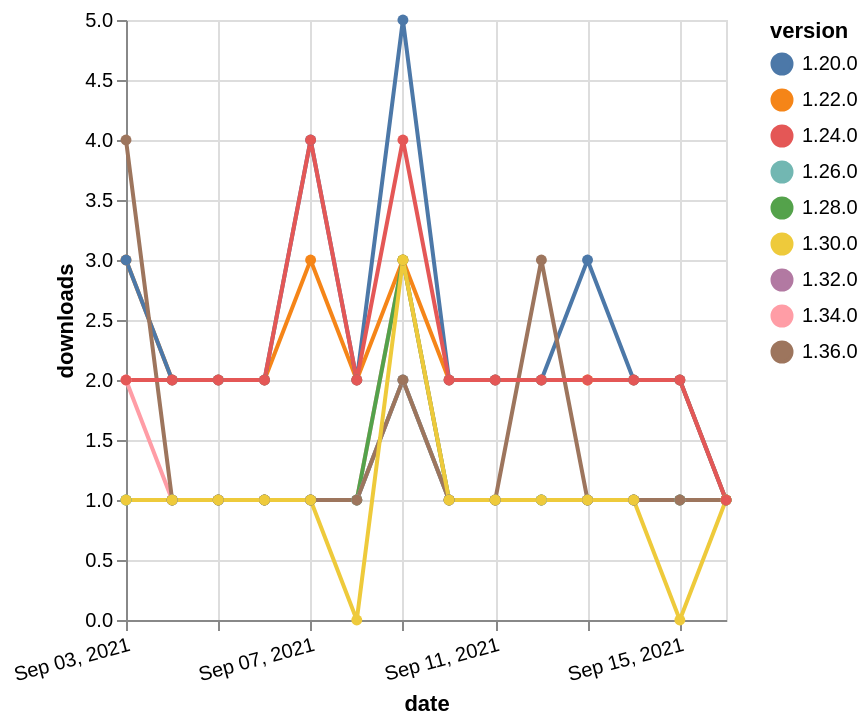

Vega-Lite specification stored for this chart:
### Vega-Lite specification from a JSON file in a GitHub repository (floating-point values rounded to 4 significant figures)
{"$schema": "https://vega.github.io/schema/vega-lite/v5.json", "description": "A simple bar chart with embedded data.", "data": {"values": [{"date": "2021-09-03", "total": 180, "delta": 2, "version": "1.34.0"}, {"date": "2021-09-04", "total": 181, "delta": 1, "version": "1.34.0"}, {"date": "2021-09-05", "total": 182, "delta": 1, "version": "1.34.0"}, {"date": "2021-09-06", "total": 183, "delta": 1, "version": "1.34.0"}, {"date": "2021-09-07", "total": 184, "delta": 1, "version": "1.34.0"}, {"date": "2021-09-08", "total": 185, "delta": 1, "version": "1.34.0"}, {"date": "2021-09-09", "total": 188, "delta": 3, "version": "1.34.0"}, {"date": "2021-09-10", "total": 189, "delta": 1, "version": "1.34.0"}, {"date": "2021-09-11", "total": 190, "delta": 1, "version": "1.34.0"}, {"date": "2021-09-12", "total": 191, "delta": 1, "version": "1.34.0"}, {"date": "2021-09-13", "total": 192, "delta": 1, "version": "1.34.0"}, {"date": "2021-09-14", "total": 193, "delta": 1, "version": "1.34.0"}, {"date": "2021-09-15", "total": 194, "delta": 1, "version": "1.34.0"}, {"date": "2021-09-16", "total": 195, "delta": 1, "version": "1.34.0"}, {"date": "2021-09-03", "total": 152, "delta": 1, "version": "1.32.0"}, {"date": "2021-09-04", "total": 153, "delta": 1, "version": "1.32.0"}, {"date": "2021-09-05", "total": 154, "delta": 1, "version": "1.32.0"}, {"date": "2021-09-06", "total": 155, "delta": 1, "version": "1.32.0"}, {"date": "2021-09-07", "total": 156, "delta": 1, "version": "1.32.0"}, {"date": "2021-09-08", "total": 157, "delta": 1, "version": "1.32.0"}, {"date": "2021-09-09", "total": 159, "delta": 2, "version": "1.32.0"}, {"date": "2021-09-10", "total": 160, "delta": 1, "version": "1.32.0"}, {"date": "2021-09-11", "total": 161, "delta": 1, "version": "1.32.0"}, {"date": "2021-09-12", "total": 162, "delta": 1, "version": "1.32.0"}, {"date": "2021-09-13", "total": 163, "delta": 1, "version": "1.32.0"}, {"date": "2021-09-14", "total": 164, "delta": 1, "version": "1.32.0"}, {"date": "2021-09-15", "total": 165, "delta": 1, "version": "1.32.0"}, {"date": "2021-09-16", "total": 166, "delta": 1, "version": "1.32.0"}, {"date": "2021-09-03", "total": 2704, "delta": 3, "version": "1.22.0"}, {"date": "2021-09-04", "total": 2706, "delta": 2, "version": "1.22.0"}, {"date": "2021-09-05", "total": 2708, "delta": 2, "version": "1.22.0"}, {"date": "2021-09-06", "total": 2710, "delta": 2, "version": "1.22.0"}, {"date": "2021-09-07", "total": 2713, "delta": 3, "version": "1.22.0"}, {"date": "2021-09-08", "total": 2715, "delta": 2, "version": "1.22.0"}, {"date": "2021-09-09", "total": 2718, "delta": 3, "version": "1.22.0"}, {"date": "2021-09-10", "total": 2720, "delta": 2, "version": "1.22.0"}, {"date": "2021-09-11", "total": 2722, "delta": 2, "version": "1.22.0"}, {"date": "2021-09-12", "total": 2724, "delta": 2, "version": "1.22.0"}, {"date": "2021-09-13", "total": 2726, "delta": 2, "version": "1.22.0"}, {"date": "2021-09-14", "total": 2728, "delta": 2, "version": "1.22.0"}, {"date": "2021-09-15", "total": 2730, "delta": 2, "version": "1.22.0"}, {"date": "2021-09-16", "total": 2731, "delta": 1, "version": "1.22.0"}, {"date": "2021-09-03", "total": 333, "delta": 1, "version": "1.28.0"}, {"date": "2021-09-04", "total": 334, "delta": 1, "version": "1.28.0"}, {"date": "2021-09-05", "total": 335, "delta": 1, "version": "1.28.0"}, {"date": "2021-09-06", "total": 336, "delta": 1, "version": "1.28.0"}, {"date": "2021-09-07", "total": 337, "delta": 1, "version": "1.28.0"}, {"date": "2021-09-08", "total": 338, "delta": 1, "version": "1.28.0"}, {"date": "2021-09-09", "total": 341, "delta": 3, "version": "1.28.0"}, {"date": "2021-09-10", "total": 342, "delta": 1, "version": "1.28.0"}, {"date": "2021-09-11", "total": 343, "delta": 1, "version": "1.28.0"}, {"date": "2021-09-12", "total": 344, "delta": 1, "version": "1.28.0"}, {"date": "2021-09-13", "total": 345, "delta": 1, "version": "1.28.0"}, {"date": "2021-09-14", "total": 346, "delta": 1, "version": "1.28.0"}, {"date": "2021-09-15", "total": 347, "delta": 1, "version": "1.28.0"}, {"date": "2021-09-16", "total": 348, "delta": 1, "version": "1.28.0"}, {"date": "2021-09-03", "total": 228, "delta": 1, "version": "1.26.0"}, {"date": "2021-09-04", "total": 229, "delta": 1, "version": "1.26.0"}, {"date": "2021-09-05", "total": 230, "delta": 1, "version": "1.26.0"}, {"date": "2021-09-06", "total": 231, "delta": 1, "version": "1.26.0"}, {"date": "2021-09-07", "total": 232, "delta": 1, "version": "1.26.0"}, {"date": "2021-09-08", "total": 233, "delta": 1, "version": "1.26.0"}, {"date": "2021-09-09", "total": 235, "delta": 2, "version": "1.26.0"}, {"date": "2021-09-10", "total": 236, "delta": 1, "version": "1.26.0"}, {"date": "2021-09-11", "total": 237, "delta": 1, "version": "1.26.0"}, {"date": "2021-09-12", "total": 238, "delta": 1, "version": "1.26.0"}, {"date": "2021-09-13", "total": 239, "delta": 1, "version": "1.26.0"}, {"date": "2021-09-14", "total": 240, "delta": 1, "version": "1.26.0"}, {"date": "2021-09-15", "total": 241, "delta": 1, "version": "1.26.0"}, {"date": "2021-09-16", "total": 242, "delta": 1, "version": "1.26.0"}, {"date": "2021-09-03", "total": 3310, "delta": 3, "version": "1.20.0"}, {"date": "2021-09-04", "total": 3312, "delta": 2, "version": "1.20.0"}, {"date": "2021-09-05", "total": 3314, "delta": 2, "version": "1.20.0"}, {"date": "2021-09-06", "total": 3316, "delta": 2, "version": "1.20.0"}, {"date": "2021-09-07", "total": 3320, "delta": 4, "version": "1.20.0"}, {"date": "2021-09-08", "total": 3322, "delta": 2, "version": "1.20.0"}, {"date": "2021-09-09", "total": 3327, "delta": 5, "version": "1.20.0"}, {"date": "2021-09-10", "total": 3329, "delta": 2, "version": "1.20.0"}, {"date": "2021-09-11", "total": 3331, "delta": 2, "version": "1.20.0"}, {"date": "2021-09-12", "total": 3333, "delta": 2, "version": "1.20.0"}, {"date": "2021-09-13", "total": 3336, "delta": 3, "version": "1.20.0"}, {"date": "2021-09-14", "total": 3338, "delta": 2, "version": "1.20.0"}, {"date": "2021-09-15", "total": 3340, "delta": 2, "version": "1.20.0"}, {"date": "2021-09-16", "total": 3341, "delta": 1, "version": "1.20.0"}, {"date": "2021-09-03", "total": 121, "delta": 4, "version": "1.36.0"}, {"date": "2021-09-04", "total": 122, "delta": 1, "version": "1.36.0"}, {"date": "2021-09-05", "total": 123, "delta": 1, "version": "1.36.0"}, {"date": "2021-09-06", "total": 124, "delta": 1, "version": "1.36.0"}, {"date": "2021-09-07", "total": 125, "delta": 1, "version": "1.36.0"}, {"date": "2021-09-08", "total": 126, "delta": 1, "version": "1.36.0"}, {"date": "2021-09-09", "total": 128, "delta": 2, "version": "1.36.0"}, {"date": "2021-09-10", "total": 129, "delta": 1, "version": "1.36.0"}, {"date": "2021-09-11", "total": 130, "delta": 1, "version": "1.36.0"}, {"date": "2021-09-12", "total": 133, "delta": 3, "version": "1.36.0"}, {"date": "2021-09-13", "total": 134, "delta": 1, "version": "1.36.0"}, {"date": "2021-09-14", "total": 135, "delta": 1, "version": "1.36.0"}, {"date": "2021-09-15", "total": 136, "delta": 1, "version": "1.36.0"}, {"date": "2021-09-16", "total": 137, "delta": 1, "version": "1.36.0"}, {"date": "2021-09-03", "total": 186, "delta": 1, "version": "1.30.0"}, {"date": "2021-09-04", "total": 187, "delta": 1, "version": "1.30.0"}, {"date": "2021-09-05", "total": 188, "delta": 1, "version": "1.30.0"}, {"date": "2021-09-06", "total": 189, "delta": 1, "version": "1.30.0"}, {"date": "2021-09-07", "total": 190, "delta": 1, "version": "1.30.0"}, {"date": "2021-09-08", "total": 190, "delta": 0, "version": "1.30.0"}, {"date": "2021-09-09", "total": 193, "delta": 3, "version": "1.30.0"}, {"date": "2021-09-10", "total": 194, "delta": 1, "version": "1.30.0"}, {"date": "2021-09-11", "total": 195, "delta": 1, "version": "1.30.0"}, {"date": "2021-09-12", "total": 196, "delta": 1, "version": "1.30.0"}, {"date": "2021-09-13", "total": 197, "delta": 1, "version": "1.30.0"}, {"date": "2021-09-14", "total": 198, "delta": 1, "version": "1.30.0"}, {"date": "2021-09-15", "total": 198, "delta": 0, "version": "1.30.0"}, {"date": "2021-09-16", "total": 199, "delta": 1, "version": "1.30.0"}, {"date": "2021-09-03", "total": 2528, "delta": 2, "version": "1.24.0"}, {"date": "2021-09-04", "total": 2530, "delta": 2, "version": "1.24.0"}, {"date": "2021-09-05", "total": 2532, "delta": 2, "version": "1.24.0"}, {"date": "2021-09-06", "total": 2534, "delta": 2, "version": "1.24.0"}, {"date": "2021-09-07", "total": 2538, "delta": 4, "version": "1.24.0"}, {"date": "2021-09-08", "total": 2540, "delta": 2, "version": "1.24.0"}, {"date": "2021-09-09", "total": 2544, "delta": 4, "version": "1.24.0"}, {"date": "2021-09-10", "total": 2546, "delta": 2, "version": "1.24.0"}, {"date": "2021-09-11", "total": 2548, "delta": 2, "version": "1.24.0"}, {"date": "2021-09-12", "total": 2550, "delta": 2, "version": "1.24.0"}, {"date": "2021-09-13", "total": 2552, "delta": 2, "version": "1.24.0"}, {"date": "2021-09-14", "total": 2554, "delta": 2, "version": "1.24.0"}, {"date": "2021-09-15", "total": 2556, "delta": 2, "version": "1.24.0"}, {"date": "2021-09-16", "total": 2557, "delta": 1, "version": "1.24.0"}]}, "width": "container", "mark": {"type": "line", "point": {"filled": true}}, "encoding": {"x": {"field": "date", "type": "temporal", "timeUnit": "yearmonthdate", "title": "date", "axis": {"labelAngle": -15}}, "y": {"field": "delta", "type": "quantitative", "title": "downloads"}, "color": {"field": "version", "type": "nominal"}, "tooltip": {"field": "delta"}}}
